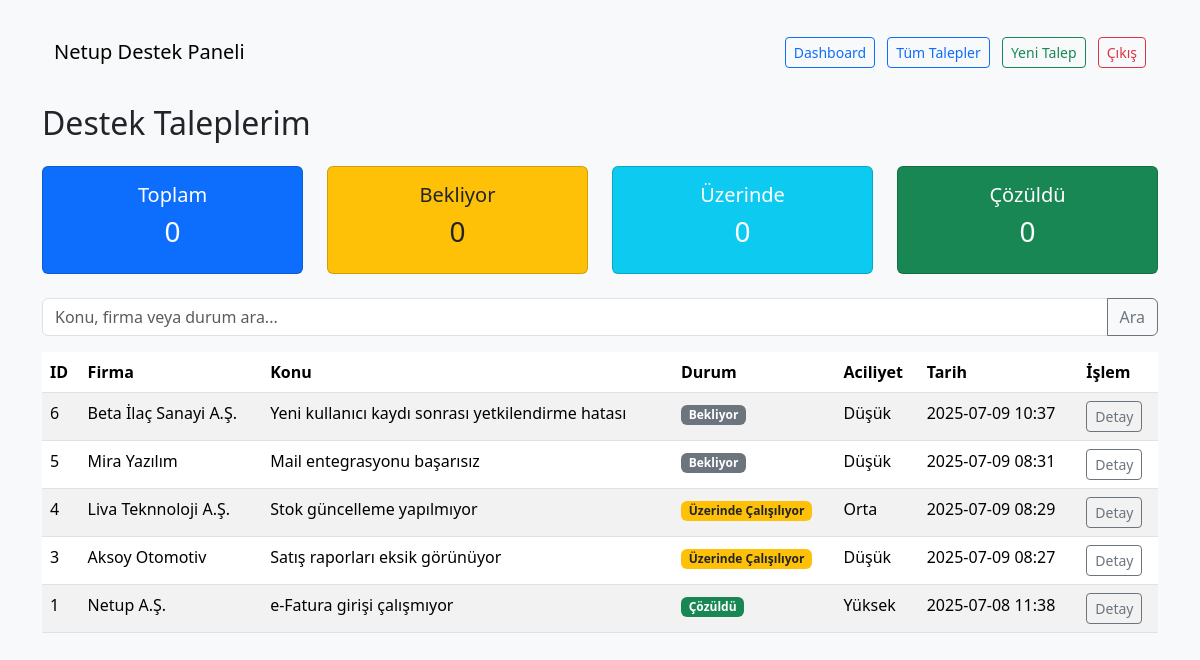
Before: /ticket/my-tickets (signed in) with the older database file.
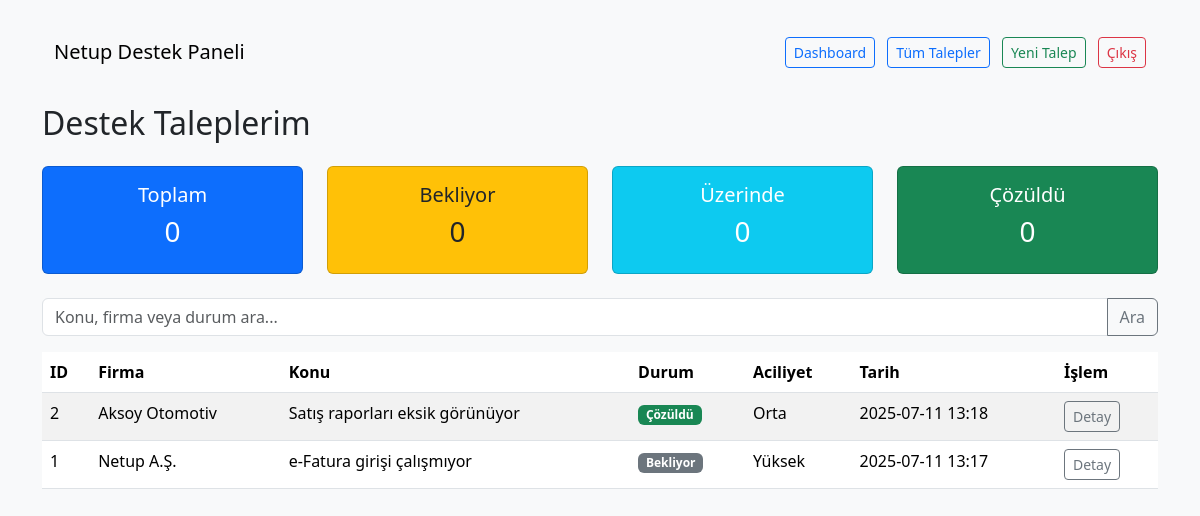
After: the same page with the newer database file.
### app/models.py (models this page shows)
class Ticket(db.Model):
    id = db.Column(db.Integer, primary_key=True)
    company_name = db.Column(db.String(128), nullable=False)
    contact_name = db.Column(db.String(64), nullable=False)
    email = db.Column(db.String(120), nullable=False)
    title = db.Column(db.String(128), nullable=False)
    description = db.Column(db.Text, nullable=False)
    category = db.Column(db.String(64))
    priority = db.Column(db.String(16))
    status = db.Column(db.String(32), default="Bekliyor")
    created_at = db.Column(db.DateTime, default=datetime.utcnow)
    resolved_at = db.Column(db.DateTime)
    assigned_to = db.Column(db.Integer, db.ForeignKey('user.id'))

### app/routes/tickets.py (the view)
@bp.route('/my-tickets')
@login_required
def my_tickets():
    q = request.args.get('q', '').lower()
    query = Ticket.query
    if q:
        query = query.filter(
            (Ticket.company_name.ilike(f'%{q}%')) |
            (Ticket.title.ilike(f'%{q}%')) |
            (Ticket.status.ilike(f'%{q}%'))
        )
    tickets = query.order_by(Ticket.created_at.desc()).all()
    own_tickets = [t for t in tickets if t.contact_name == current_user.username]
    total = len(own_tickets)
    waiting = len([t for t in own_tickets if t.status == 'Bekliyor'])
    working = len([t for t in own_tickets if t.status == 'Üzerinde Çalışılıyor'])
    resolved = len([t for t in own_tickets if t.status == 'Çözüldü'])
    last_ticket = own_tickets[0] if own_tickets else None
    return render_template(
        'my_tickets.html',
        tickets=tickets,
        total=total,
        waiting=waiting,
        working=working,
        resolved=resolved,
        last_ticket=last_ticket
    )

### app/__init__.py (called while the page is built)
def create_app():
    app = Flask(__name__)
    app.config.from_object('config.Config')
    db.init_app(app)
    migrate.init_app(app, db)
    login_manager.init_app(app)
    login_manager.login_view = 'auth.login'  # Giriş yapılmadıysa yönlendirilecek sayfa
    @login_manager.user_loader
    def load_user(user_id):
        return User.query.get(int(user_id))
    from .routes import tickets
    from .routes import auth
    from app.routes.main import main_bp
    app.register_blueprint(tickets.bp)
    app.register_blueprint(auth.bp)
    app.register_blueprint(main_bp)
    @app.errorhandler(403)
    def forbidden(e):
        return render_template('403.html'), 403
    return app

### app/templates/my_tickets.html (shortened to what this page needs)
{% extends "base.html" %}
{% block content %}
<h2 class="mb-4">Destek Taleplerim</h2>
<div class="row text-center mb-4">
    <div class="col-md-3">
        <div class="card p-3 bg-primary text-white">
            <h5>Toplam</h5>
            <h3>{{ total }}</h3>
        </div>
    </div>
    <div class="col-md-3">
        <div class="card p-3 bg-warning text-dark">
            <h5>Bekliyor</h5>
            <h3>{{ waiting }}</h3>
        </div>
    </div>
    <div class="col-md-3">
        <div class="card p-3 bg-info text-white">
            <h5>Üzerinde</h5>
            <h3>{{ working }}</h3>
        </div>
    </div>
    <div class="col-md-3">
        <div class="card p-3 bg-success text-white">
            <h5>Çözüldü</h5>
            <h3>{{ resolved }}</h3>
        </div>
    </div>
</div>
<form method="GET" class="mb-3">
    <div class="input-group">
        <input type="text" name="q" class="form-control" placeholder="Konu, firma veya durum ara..." value="{{ request.args.get('q', '') }}">
        <button class="btn btn-outline-secondary" type="submit">Ara</button>
    </div>
</form>
<table class="table table-striped">
    <thead>
        <tr>
            <th>ID</th>
            <th>Firma</th>
            <th>Konu</th>
            <th>Durum</th>
            <th>Aciliyet</th>
            <th>Tarih</th>
            <th>İşlem</th>
        </tr>
    </thead>
    <tbody>
        {% for ticket in tickets %}
        <tr>
            <td>{{ ticket.id }}</td>
            <td>{{ ticket.company_name }}</td>
            <td>{{ ticket.title }}</td>
            <td>
                {% if ticket.status == 'Bekliyor' %}
                    <span class="badge bg-secondary">{{ ticket.status }}</span>
                {% elif ticket.status == 'Üzerinde Çalışılıyor' %}
                    <span class="badge bg-warning text-dark">{{ ticket.status }}</span>
                {% elif ticket.status == 'Çözüldü' %}
                    <span class="badge bg-success">{{ ticket.status }}</span>
                {% else %}
                    <span class="badge bg-light text-dark">{{ ticket.status }}</span>
                {% endif %}
            </td>
            <td>{{ ticket.priority }}</td>
            <td>{{ ticket.created_at.strftime('%Y-%m-%d %H:%M') }}</td>
            <td>
                <a href="{{ url_for('tickets.ticket_detail', id=ticket.id) }}" class="btn btn-sm btn-outline-secondary">Detay</a>
            </td>
        </tr>
        {% else %}
        <tr>
            <td colspan="6" class="text-center">Hiç talep bulunamadı.</td>
        </tr>
        {% endfor %}
    </tbody>
</table>
{% endblock %}

Changed rows visible on the page:
removed Ticket: id "6", company_name "Beta İlaç Sanayi A.Ş.", title "Yeni kullanıcı kaydı sonrası yetkilendirme hatası", status "Bekliyor", priority "Düşük", created_at "2025-07-09 10:37"
removed Ticket: id "5", company_name "Mira Yazılım", title "Mail entegrasyonu başarısız", status "Bekliyor", priority "Düşük", created_at "2025-07-09 08:31"
removed Ticket: id "4", company_name "Liva Teknnoloji A.Ş.", title "Stok güncelleme yapılmıyor", status "Üzerinde Çalışılıyor", priority "Orta", created_at "2025-07-09 08:29"
removed Ticket: id "3", company_name "Aksoy Otomotiv", title "Satış raporları eksik görünüyor", status "Üzerinde Çalışılıyor", priority "Düşük", created_at "2025-07-09 08:27"
added Ticket: id "2", company_name "Aksoy Otomotiv", title "Satış raporları eksik görünüyor", status "Çözüldü", priority "Orta", created_at "2025-07-11 13:18"
changed Ticket "Netup A.Ş.": created_at "2025-07-08 11:38" → "2025-07-11 13:17"; status "Çözüldü" → "Bekliyor"
